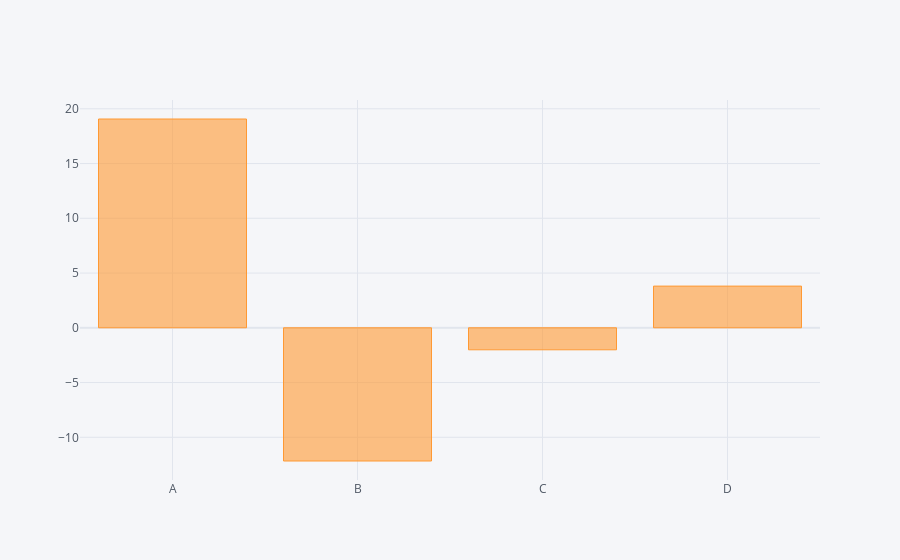

Notebook source saved alongside this figure:
### Code cell
df.sum().iplot(kind='bar')

### Figure 1 — Plotly figure (JSON) as saved in the notebook; plotly's stock layout.template omitted (floating-point values rounded to 4 significant figures)
{"data": [{"marker": {"color": "rgba(255, 153, 51, 0.6)", "line": {"color": "rgba(255, 153, 51, 1.0)", "width": 1}}, "name": "None", "orientation": "v", "text": "", "type": "bar", "x": ["A", "B", "C", "D"], "y": [19.07, -12.16, -2.011, 3.807]}], "layout": {"legend": {"bgcolor": "#F5F6F9", "font": {"color": "#4D5663"}}, "paper_bgcolor": "#F5F6F9", "plot_bgcolor": "#F5F6F9", "title": {"font": {"color": "#4D5663"}}, "xaxis": {"gridcolor": "#E1E5ED", "showgrid": true, "tickfont": {"color": "#4D5663"}, "title": {"font": {"color": "#4D5663"}, "text": ""}, "zerolinecolor": "#E1E5ED"}, "yaxis": {"gridcolor": "#E1E5ED", "showgrid": true, "tickfont": {"color": "#4D5663"}, "title": {"font": {"color": "#4D5663"}, "text": ""}, "zerolinecolor": "#E1E5ED"}}}
